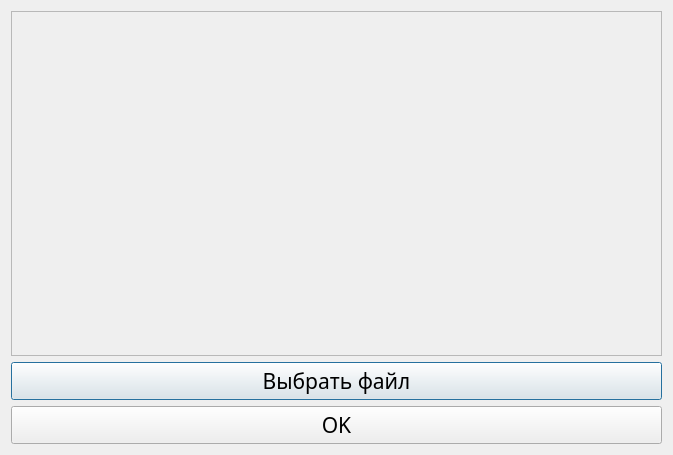
<?xml version="1.0" encoding="UTF-8"?>
<ui version="4.0">
 <class>Recognize</class>
 <widget class="QDialog" name="Recognize">
  <property name="geometry">
   <rect>
    <x>0</x>
    <y>0</y>
    <width>673</width>
    <height>455</height>
   </rect>
  </property>
  <property name="windowTitle">
   <string>Dialog</string>
  </property>
  <layout class="QVBoxLayout" name="verticalLayout">
   <item>
    <layout class="QGridLayout" name="gridLayout_2">
     <item row="0" column="0">
      <widget class="QLabel" name="Image">
       <property name="font">
        <font>
         <family>Century Gothic</family>
         <pointsize>20</pointsize>
        </font>
       </property>
       <property name="frameShape">
        <enum>QFrame::StyledPanel</enum>
       </property>
       <property name="frameShadow">
        <enum>QFrame::Plain</enum>
       </property>
       <property name="text">
        <string/>
       </property>
      </widget>
     </item>
    </layout>
   </item>
   <item>
    <widget class="QPushButton" name="ChooseFileButton">
     <property name="font">
      <font>
       <family>Century Gothic</family>
       <pointsize>16</pointsize>
       <bold>false</bold>
      </font>
     </property>
     <property name="text">
      <string>Выбрать файл</string>
     </property>
    </widget>
   </item>
   <item>
    <widget class="QPushButton" name="OK">
     <property name="font">
      <font>
       <family>Century Gothic</family>
       <pointsize>16</pointsize>
      </font>
     </property>
     <property name="text">
      <string>OK</string>
     </property>
    </widget>
   </item>
  </layout>
 </widget>
 <resources/>
 <connections/>
</ui>
